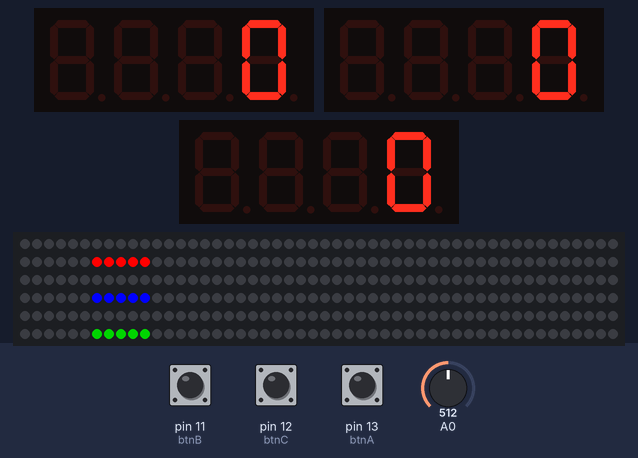
Simulated run of this sketch. Board: Arduino Uno, built with avr-gcc and run on an emulated ATmega328P. Shown: 3 × 4-digit seven-segment display, 300 RGB LEDs in strip order, left to right, continuing on the next row. Inputs (shaded band) come from the test bench; at power-on: pin 11 (btnB) HIGH, pin 12 (btnC) HIGH, pin 13 (btnA) HIGH, A0 = 512.

Above: at 3.37 s.
3.4 s: pin 11 (btnB) pulled LOW for 0.15 s
At 4.04 s:
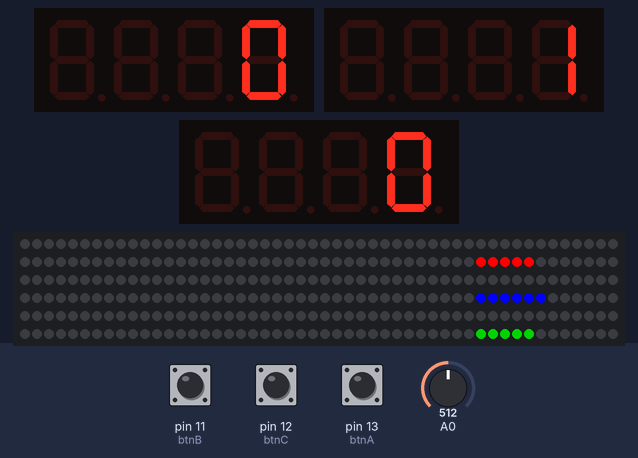
4.1 s: pin 12 (btnC) pulled LOW for 0.15 s
At 4.74 s:
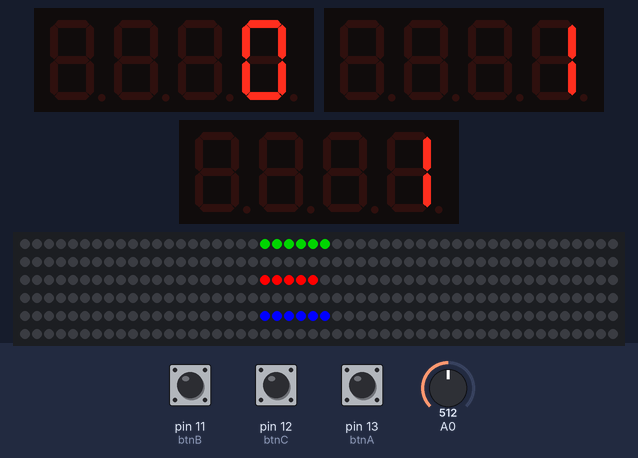
4.8 s: pin 13 (btnA) pulled LOW for 0.15 s
At 5.44 s:
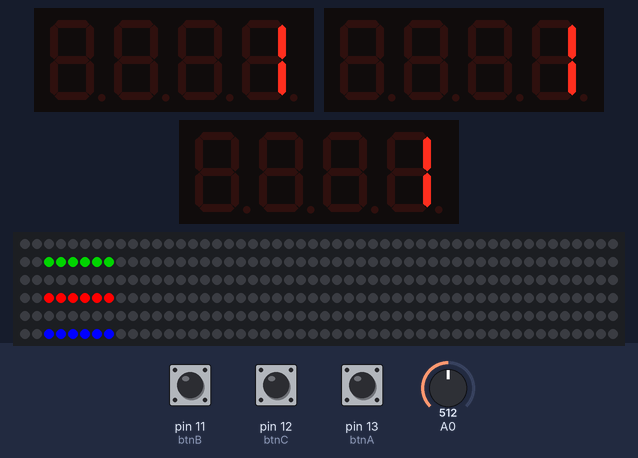
5.5 s: pin 11 (btnB) pulled LOW for 1 s
At 7.05 s:
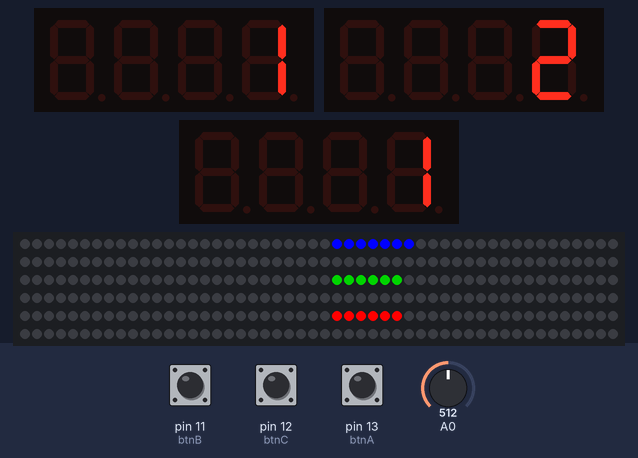
7.1 s: pin 12 (btnC) pulled LOW for 1 s
At 8.65 s:
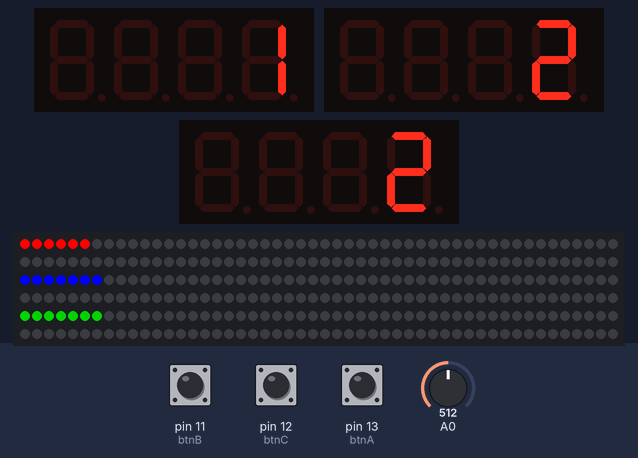
8.7 s: pin 13 (btnA) pulled LOW for 1 s
At 8.77 s:
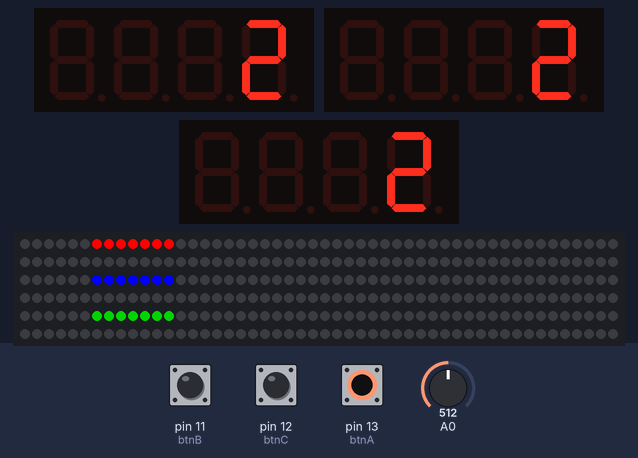

The sketch:

arduino_uno.ino
```cpp
#define btnA 13
#define btnB 11
#define btnC 12

#define DEBOUNCE 50

#include <Arduino.h>
#include <TM1637Display.h>

#define clkA 8
#define dioA 9

#define clkB 6
#define dioB 7

#define clkC 4
#define dioC 5

TM1637Display displayA(clkA, dioA);
TM1637Display displayB(clkB, dioB);
TM1637Display displayC(clkC, dioC);

#define FASTLED_ALLOW_INTERRUPTS 0
#include <FastLED.h>
FASTLED_USING_NAMESPACE

#define DATA_PIN 10
#define NUM_LEDS 300
#define LED_TYPE WS2812B
#define COLOR_ORDER GRB
#define FPS 25

CRGB leds[NUM_LEDS];

#define FPS_RED 100
#define FPS_GREEN 90
#define FPS_BLUE 80
unsigned long tFPS_RED, tFPS_GREEN, tFPS_BLUE;

int game = 1;

void setup() {

  delay(1000);

  pinMode(btnA, INPUT_PULLUP);
  pinMode(btnB, INPUT_PULLUP);
  pinMode(btnC, INPUT_PULLUP);

  displayA.setBrightness(0x0f);
  displayB.setBrightness(0x0f);
  displayC.setBrightness(0x0f);

  displayA.clear();
  displayB.clear();
  displayC.clear();

  displayA.showNumberDec(0, false);
  displayB.showNumberDec(0, false);
  displayC.showNumberDec(0, false);

  FastLED.addLeds<LED_TYPE, DATA_PIN, COLOR_ORDER>(leds, NUM_LEDS);
  FastLED.clear();
  FastLED.show();

  if (!digitalRead(btnA)) {
    game = 2;
  } else {
    game = 1;
  }

  delay(1000);
}

int nA = 0, nB = 0, nC = 0;
int kA = 0, kB = 0, kC = 0;
int nA_old = 0, nB_old = 0, nC_old = 0;

unsigned long tA, tB, tC;
bool fA = false, fB = false, fC = false;

unsigned long tRead;
int tempAVG[20];
int pot = 0;
int pot_temp = 0, pot_temp_old = 0;

int lA = 5, sA = (NUM_LEDS / 3) * 0, eA = sA + lA;
int lB = 5, sB = (NUM_LEDS / 3) * 1, eB = sB + lB;
int lC = 5, sC = (NUM_LEDS / 3) * 2, eC = sC + lC;
unsigned long tShow, tVel;
int vel = 50;

int nLap = 3;
int tLap[] = { 0, 0, 0 };

void loop() {

  readButtons();

  readPot();

  displays();


  if (game == 1) {
    if ((millis() - tVel) > (1000 / vel)) {
      FastLED.clear();
      tVel = millis();

      sA = sA + 1;
      if (sA >= NUM_LEDS) {
        sA = sA - NUM_LEDS;
      }

      sB = sB + 1;
      if (sB >= NUM_LEDS) {
        sB = sB - NUM_LEDS;
      }

      sC = sC + 1;
      if (sC >= NUM_LEDS) {
        sC = sC - NUM_LEDS;
      }

      if ((sA + lA) >= NUM_LEDS) {
        eA = (sA + lA) - NUM_LEDS;
        fill_solid(&leds[0], eA, CRGB::Red);
        fill_solid(&leds[sA], (NUM_LEDS - sA), CRGB::Red);
      } else {
        eA = sA + lA;
        fill_solid(&leds[sA], lA, CRGB::Red);
      }

      if ((sB + lB) >= NUM_LEDS) {
        eB = (sB + lB) - NUM_LEDS;
        fill_solid(&leds[0], eB, CRGB::Blue);
        fill_solid(&leds[sB], (NUM_LEDS - sB), CRGB::Blue);
      } else {
        eB = sB + lB;
        fill_solid(&leds[sB], lB, CRGB::Blue);
      }

      if ((sC + lC) >= NUM_LEDS) {
        eC = (sC + lC) - NUM_LEDS;
        fill_solid(&leds[0], eC, CRGB::Green);
        fill_solid(&leds[sC], (NUM_LEDS - sC), CRGB::Green);
      } else {
        eC = sC + lC;
        fill_solid(&leds[sC], lC, CRGB::Green);
      }
    }
    if ((millis() - tShow) > (1000 / FPS)) {
      tShow = millis();
      FastLED.show();
    }
  }

  if (game == 2) {
    // START NEW BEAMS
    if (kA) {
      kA = false;
      tLap[0] = 0;
      leds[0][0] = 255;
    }
    if (kB) {
      kB = false;
      tLap[1] = 0;
      leds[0][1] = 255;
    }
    if (kC) {
      kC = false;
      tLap[2] = 0;
      leds[0][2] = 255;
    }

    // CORE BLUE
    if ((millis() - tFPS_BLUE) > (1000 / FPS_BLUE)) {
      tFPS_BLUE = millis();

      for (int i = NUM_LEDS; i > 0; i--) {

        if (leds[i - 1][2] > 0) {

          if (leds[i - 1][2] == 255) {
            if (i != NUM_LEDS) {
              leds[i][2] = 255;
            } else {
              if (tLap[0] < nLap-1) {
                leds[0][2] = 255;
                tLap[0]++;
              }
            }
          }

          leds[i - 1][2] = scale8(leds[i - 1][2], 150);
        }
      }
    }

    // CORE GREEN
    if ((millis() - tFPS_GREEN) > (1000 / FPS_GREEN)) {
      tFPS_GREEN = millis();

      for (int i = NUM_LEDS; i > 0; i--) {

        if (leds[i - 1][1] > 0) {

          if (leds[i - 1][1] == 255) {
            if (i != NUM_LEDS) {
              leds[i][1] = 255;
            } else {
              if (tLap[1] < nLap-1) {
                leds[0][1] = 255;
                tLap[1]++;
              }
            }
          }

          leds[i - 1][1] = scale8(leds[i - 1][1], 150);
        }
      }
    }

    // CORE RED
    if ((millis() - tFPS_RED) > (1000 / FPS_RED)) {
      tFPS_RED = millis();

      for (int i = NUM_LEDS; i > 0; i--) {

        if (leds[i - 1][0] > 0) {

          if (leds[i - 1][0] == 255) {
            if (i != NUM_LEDS) {
              leds[i][0] = 255;
            } else {
              if (tLap[2] < nLap-1) {
                leds[0][0] = 255;
                tLap[2]++;
              }
            }
          }

          leds[i - 1][0] = scale8(leds[i - 1][0], 150);
        }
      }

      FastLED.show();
    }
  }
}

void displays() {
  if (nA != nA_old) {
    displayA.showNumberDec(nA, false);
    nA_old = nA;
  }

  if (nB != nB_old) {
    displayB.showNumberDec(nB, false);
    nB_old = nB;
  }

  if (nC != nC_old) {
    displayC.showNumberDec(nC, false);
    nC_old = nC;
  }
}

void readPot() {
  if ((millis() - tRead) > 35) {
    tRead = millis();
    pot_temp = analogRead(A0) + 1;

    for (uint8_t i = 19; i > 0; i--) {
      tempAVG[i] = tempAVG[i - 1];
    }
    tempAVG[0] = pot_temp;
    pot = 0;
    for (uint8_t i = 0; i < 20; i++) {
      pot += tempAVG[i];
    }
    pot = pot / 20;
  }
}

void readButtons() {
  // read button A
  if (!fA) {
    if ((millis() - tA) > DEBOUNCE) {
      if (!digitalRead(btnA)) {
        fA = true;
        kA = true;
        tA = millis();
        nA++;
        lA++;
      }
    }
  } else {
    if ((millis() - tA) > DEBOUNCE) {
      if (digitalRead(btnA)) {
        fA = false;
        tA = millis();
      }
    }
  }

  // read button B
  if (!fB) {
    if ((millis() - tB) > DEBOUNCE) {
      if (!digitalRead(btnB)) {
        fB = true;
        kB = true;
        tB = millis();
        nB++;
        lB++;
      }
    }
  } else {
    if ((millis() - tB) > DEBOUNCE) {
      if (digitalRead(btnB)) {
        fB = false;
        tB = millis();
      }
    }
  }

  // read button C
  if (!fC) {
    if ((millis() - tC) > DEBOUNCE) {
      if (!digitalRead(btnC)) {
        fC = true;
        kC = true;
        tC = millis();
        nC++;
        lC++;
      }
    }
  } else {
    if ((millis() - tC) > DEBOUNCE) {
      if (digitalRead(btnC)) {
        fC = false;
        tC = millis();
      }
    }
  }
}
```
